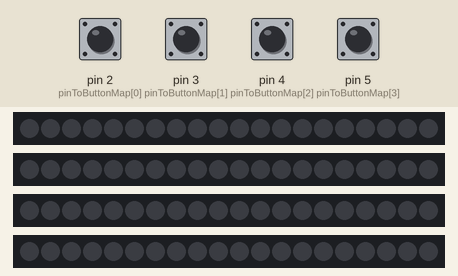
The sketch below on a simulated Arduino Uno, built with avr-gcc and run on an emulated ATmega328P. Shown: 4 × 20 RGB LEDs in strip order, left to right. Inputs (shaded band) come from the test bench; at power-on: pin 2 (pinToButtonMap[0]), pin 3 (pinToButtonMap[1]), pin 4 (pinToButtonMap[2]), pin 5 (pinToButtonMap[3]) HIGH. USB keyboard and mouse output is not drawn.

Above: at 1.2 s.
1.3 s: pin 2 (pinToButtonMap[0]) pulled LOW for 0.15 s
At 1.4 s:
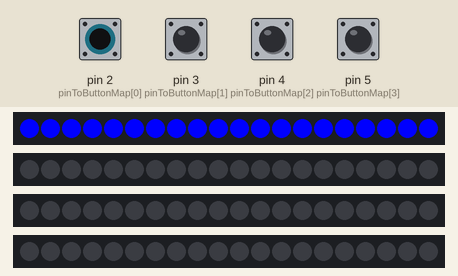
2.9 s: pin 3 (pinToButtonMap[1]) pulled LOW for 0.15 s
At 2.99 s:
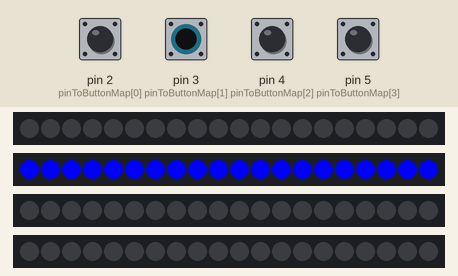
4.5 s: pin 4 (pinToButtonMap[2]) pulled LOW for 0.15 s
At 4.61 s:
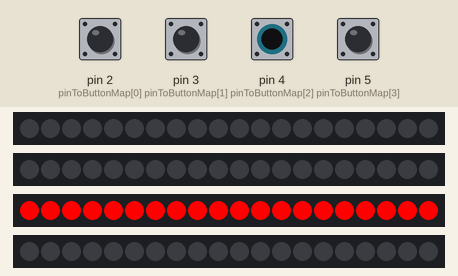
6.1 s: pin 5 (pinToButtonMap[3]) pulled LOW for 0.15 s
At 6.19 s:
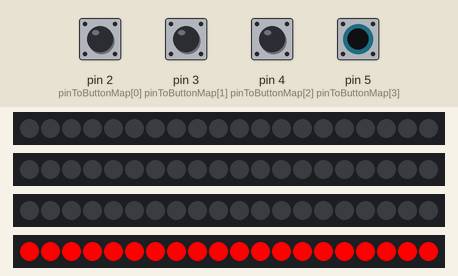
7.7 s: pin 2 (pinToButtonMap[0]) driven LOW and pin 3 (pinToButtonMap[1]) driven LOW
At 8.7 s:
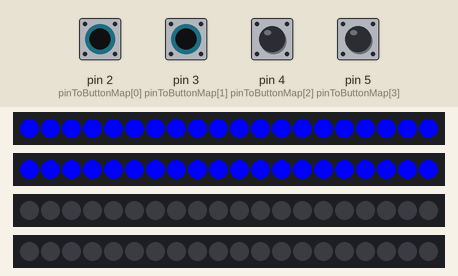
9.2 s: pin 4 (pinToButtonMap[2]) pulled LOW for 1 s
At 10.0 s:
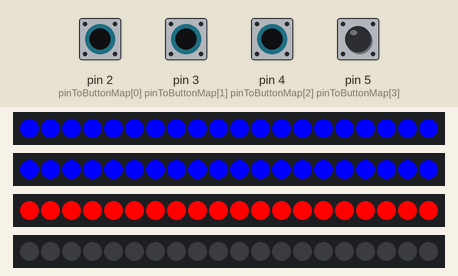
Timing chart, 0 to 12.2 s (numbered marks = the images above; inputs shaded):
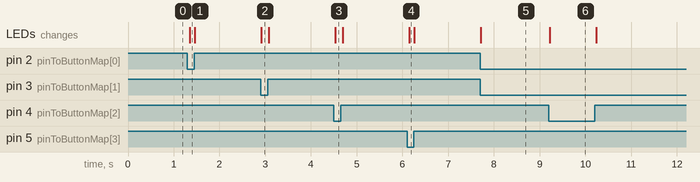

The sketch:

ddr-button.ino
```cpp
/*
Arrow direction by button pin
2 = Left
3 = Right
4 = Up
5 = Down
*/
#include <Joystick1.h>
#include <FastLED.h>

#define LED_PIN_LEFT     6
#define LED_PIN_RIGHT    7
#define LED_PIN_UP       8
#define LED_PIN_DOWN     9

#define NUM_LEDS    20

CRGB ledsLeft[NUM_LEDS];
CRGB ledsRight[NUM_LEDS];
CRGB ledsUp[NUM_LEDS];
CRGB ledsDown[NUM_LEDS];

void setup() {
  // Initialize Button Pins
  pinMode(2, INPUT_PULLUP);
  pinMode(3, INPUT_PULLUP);
  pinMode(4, INPUT_PULLUP);
  pinMode(5, INPUT_PULLUP);

  // Initialize Joystick Library
  Joystick.begin();

  // Initialize LED Strips
  FastLED.addLeds<WS2812, LED_PIN_LEFT, GRB>(ledsLeft, NUM_LEDS);
  FastLED.addLeds<WS2812, LED_PIN_RIGHT, GRB>(ledsRight, NUM_LEDS);
  FastLED.addLeds<WS2812, LED_PIN_UP, GRB>(ledsUp, NUM_LEDS);
  FastLED.addLeds<WS2812, LED_PIN_DOWN, GRB>(ledsDown, NUM_LEDS);
}

// Constant that maps the physical pin to the joystick button.
const int pinToButtonMap[4] = {2, 3, 4, 5};

// Last state of the buttons
int lastButtonState[4] = {0, 0, 0, 0};

void loop() {
  // Read pin values
  for (int index = 0; index < 4; index++) {
    int currentButtonState = !digitalRead(pinToButtonMap[index]);
    if (currentButtonState != lastButtonState[index]) {
      Joystick.setButton(index, currentButtonState);
      lastButtonState[index] = currentButtonState;
    }
  }

  // Update LED colors
  for (int i = 0; i < NUM_LEDS; i++) {
    if (lastButtonState[0] == 1) { // Left
      ledsLeft[i] = CRGB::Blue;
    } else {
      ledsLeft[i] = CRGB::Black;
    }

    if (lastButtonState[1] == 1) { // Right
      ledsRight[i] = CRGB::Blue;
    } else {
      ledsRight[i] = CRGB::Black;
    }

    if (lastButtonState[2] == 1) { // Up
      ledsUp[i] = CRGB::Red;
    } else {
      ledsUp[i] = CRGB::Black;
    }

    if (lastButtonState[3] == 1) { // Down
      ledsDown[i] = CRGB::Red;
    } else {
      ledsDown[i] = CRGB::Black;
    }
  }

  FastLED.show();
  delay(50);
}
```

Measured:
- after the input at 1.3 s, the LEDs: change after 0.05 s (image 1)
- after the input at 2.9 s, the LEDs: change at once (image 2)
- after the input at 4.5 s, the LEDs: change at once (image 3)
- after the input at 6.1 s, the LEDs: change after 0.05 s (image 4)
- after the input at 7.7 s, the LEDs: change at once (image 5)
- after the input at 9.2 s, the LEDs: change at once (image 6)
